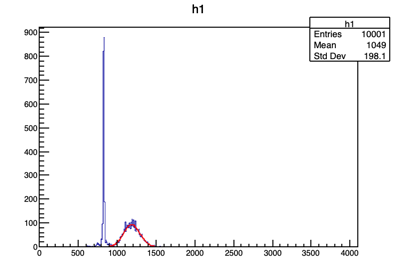
#> input picture data/fig/sokuteitest24.png, 398 x 275 px; its folder holds 4 pictures in this run
$ python png2mp4.py
#> lines starting #> are read from the running program, lines starting #| are printed output that depends on the picture
import cv2
import glob

size=(640,480)#サイズ指定
fourcc = cv2.VideoWriter_fourcc('m','p','4','v')#保存形式
str = "sokuteitest"
save = cv2.VideoWriter(str + '.mp4',fourcc,1.0,size)#動画を保存する形を作成

print("保存中...")

#0フォルダ
pic_data=glob.glob(str + "*.png")#取り出す
for i in range(len(pic_data)):#n回繰り返す
    img=pic_data[i]
    img=cv2.imread(img)#画像を読み込む
#> img is the input picture: shape (275, 398, 3); mean B, G, R 247.7, 247.2, 247.4
    img=cv2.resize(img,(640,480))#上でサイズを指定していますが、念のため
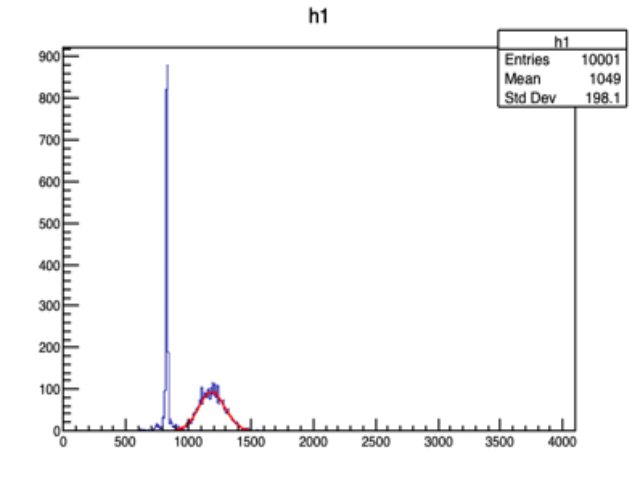
#> img: shape (480, 640, 3); mean B, G, R 247.7, 247.2, 247.4
    save.write(img)#保存
#> pass 2 of the loop `for i in range(len(pic_data)):#n回繰り返す`:
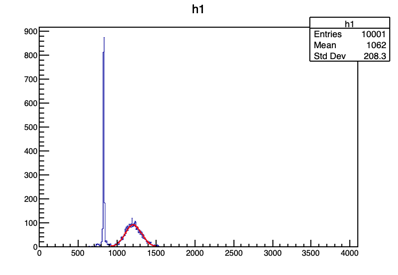
#> input picture data/fig/sokuteitest25.png, 398 x 275 px
#> img is the input picture: shape (275, 398, 3); mean B, G, R 247.7, 247.2, 247.4
#> `img=cv2.resize(img,(640,480))#上でサイズを指定していますが、念のため`:
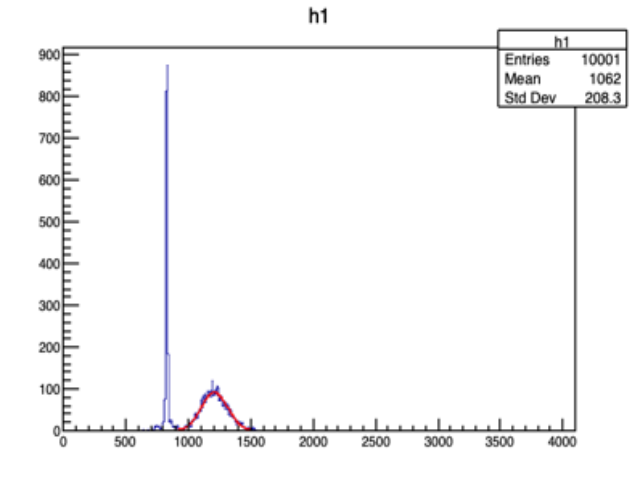
#> img: shape (480, 640, 3); mean B, G, R 247.7, 247.2, 247.4
#> pass 3 of the loop `for i in range(len(pic_data)):#n回繰り返す`:
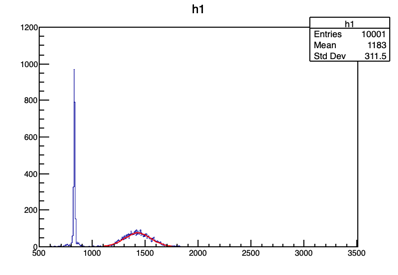
#> input picture data/fig/sokuteitest26.png, 398 x 275 px
#> img is the input picture: shape (275, 398, 3); mean B, G, R 248.5, 248, 248.2
#> `img=cv2.resize(img,(640,480))#上でサイズを指定していますが、念のため`:
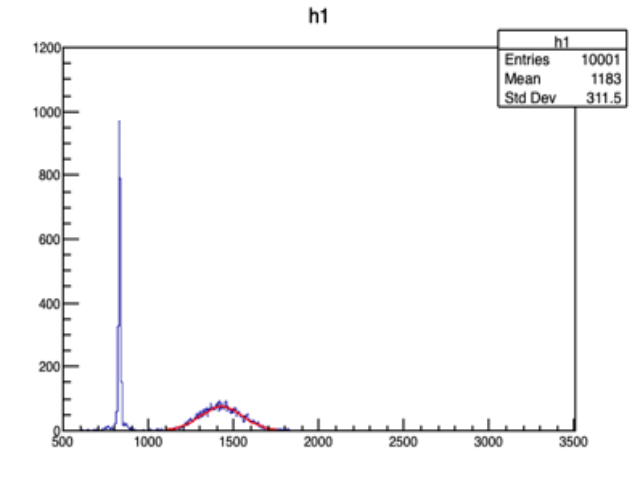
#> img: shape (480, 640, 3); mean B, G, R 248.5, 248, 248.2
#> the loop made 4 passes; the first 3 are shown

print("保存しました")

save.release() # ファイルを閉じる
